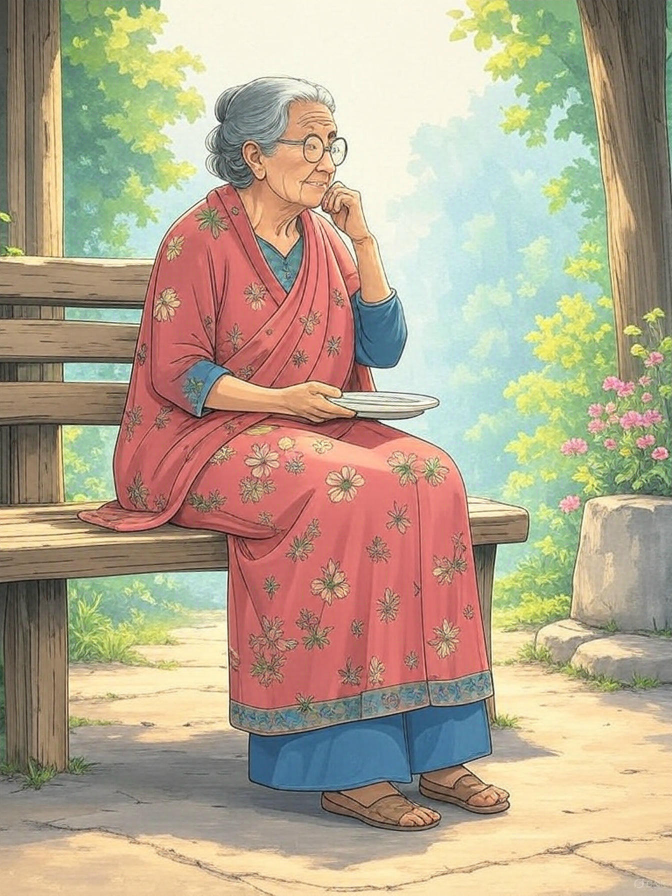
#> input picture images/image (1).jpg, 1344 x 1792 px (shown at 1/2 size)
$ python crop.py
#> lines starting #> are read from the running program, lines starting #| are printed output that depends on the picture
import cv2 as cv
import numpy as np
img=cv.imread('images/image (1).jpg')
#> img is the input picture: shape (1792, 1344, 3); mean B, G, R 142.2, 166.2, 180.8

crop_img=img[0:600,0:600]
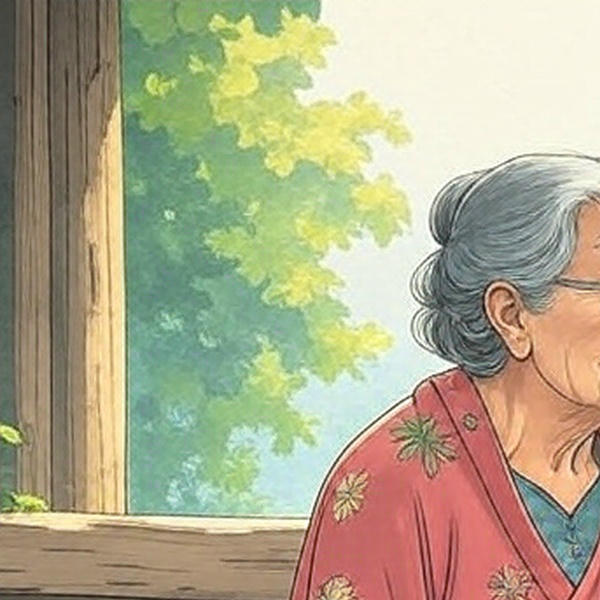
#> crop_img: shape (600, 600, 3); mean B, G, R 140.3, 170.3, 175.4
cv.imshow('cropped_image',crop_img)
cv.waitKey(0)

'''When put 0 as an origin the ihe origin of an image takes place from the left top corner'''

$ run again, with images/ourimage.jpg copied over images/image (1).jpg
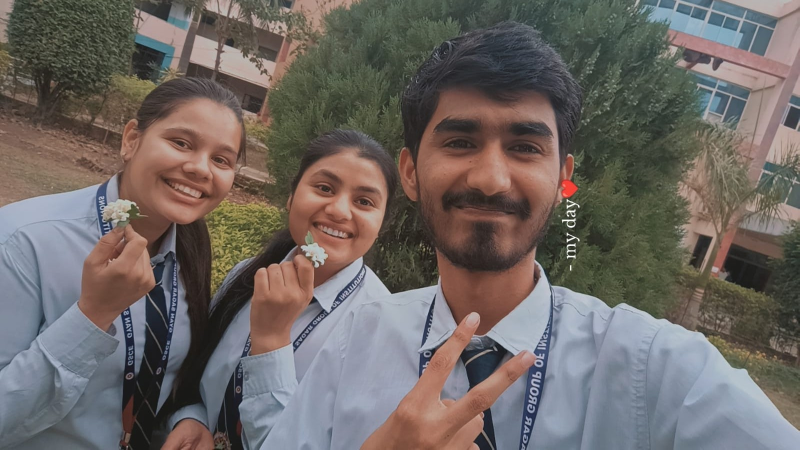
#> input picture images/ourimage.jpg, 1599 x 899 px (shown at 1/2 size)
#> img is the input picture: shape (899, 1599, 3); mean B, G, R 99.6, 103.1, 109.8
#> `crop_img=img[0:600,0:600]`:
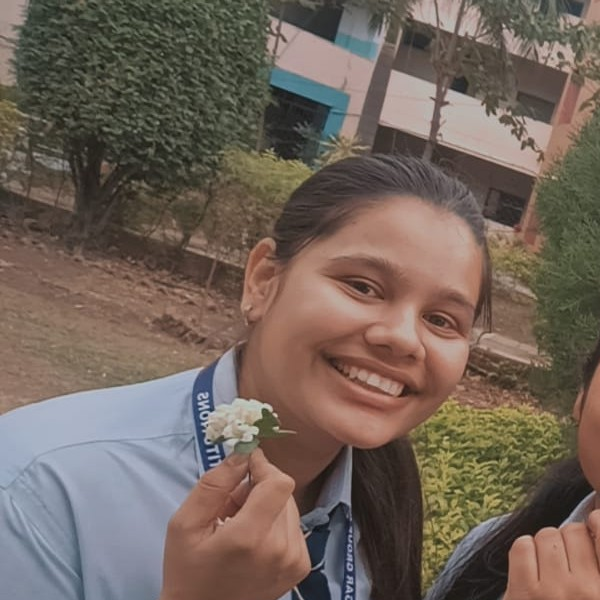
#> crop_img: shape (600, 600, 3); mean B, G, R 90.3, 99.9, 113.9
